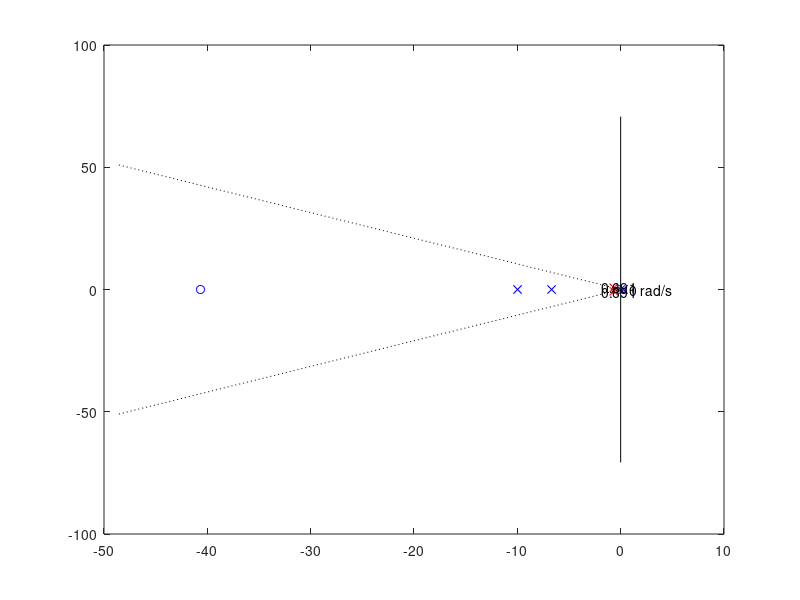

Source code (MATLAB):
%make sure all parameters are defined


if exist('maxovershoot')
    maxovershoot
else
    maxovershoot = input('What is the maximum overshoot (%)');
end

if exist('errband')
    errband
else
    errband = input('What is the settling error band (as %)?');
end

if exist('tsettling')
    tsettling
else
    tsettling = input(['What is the ' num2str(errband) '% band settling time?']);
end


%performance requirements
M = maxovershoot/100;
eps = errband/100;
zeta = sqrt((log(M)^2)/((pi^2)+(log(M))^2));
wn = (1/(zeta*tsettling))*log(1/(eps*sqrt(1-zeta^2)));

%lead controller design
clrootloc = -wn*zeta + j*abs(wn*sqrt(1-zeta^2))
%use the positive imaginary axis

poleangle = 0;
zeroangle = 0;
offset = 8;
while poleangle >= zeroangle
    leadzero = real(clrootloc) - offset;
    ol1pole = 0;
    ol2pole = -6.6868;
    ol3pole = -9.9799;

    ol1angle = atan2(imag(clrootloc),real(clrootloc))
    ol2angle = atan2(imag(clrootloc),(real(clrootloc) - ol2pole))
    ol3angle = atan2(imag(clrootloc),(real(clrootloc) - ol3pole))
    zeroangle = atan2(imag(clrootloc),(real(clrootloc) - leadzero))
    poleangle = -pi - zeroangle + ol1angle + ol2angle + ol3angle;
    
    while poleangle > 2*pi
        poleangle = poleangle - 2*pi
    end

    while poleangle < 0
        poleangle = poleangle + 2*pi
    end
    
    poleangle
    
    offset = offset + 1;
    if offset > 40
        break
    end
end



if poleangle <= 2*pi && poleangle >= pi
    'need to choose a new zero location'
end

leadpole = -imag(clrootloc)/tan(poleangle) + real(clrootloc);

G =  abs(clrootloc)*abs(clrootloc - ol2pole)*abs(clrootloc - leadpole)/abs(clrootloc - leadzero);

inputscaling = abs(G*leadzero/leadpole);




figure(1)
hold on
plot(real(clrootloc),imag(clrootloc),'xr');
plot(real(clrootloc),-imag(clrootloc),'xr');
plot(real(leadpole),imag(leadpole),'xb');
plot(real(leadzero),imag(leadzero),'ob');
plot(0,0,'xb');
plot(ol2pole,0,'xb');
plot(ol3pole,0,'xb');
sgrid(zeta,wn);

display('Okay, here are the controller parameters:')
display(['lead controller zero location: ' num2str(leadzero)])
display(['lead controller pole location: ' num2str(leadpole)])
display(['lead controller gain: ' num2str(G)])

display(['if the controller is in the feedback path, scale the reference by: ' num2str(inputscaling)])


